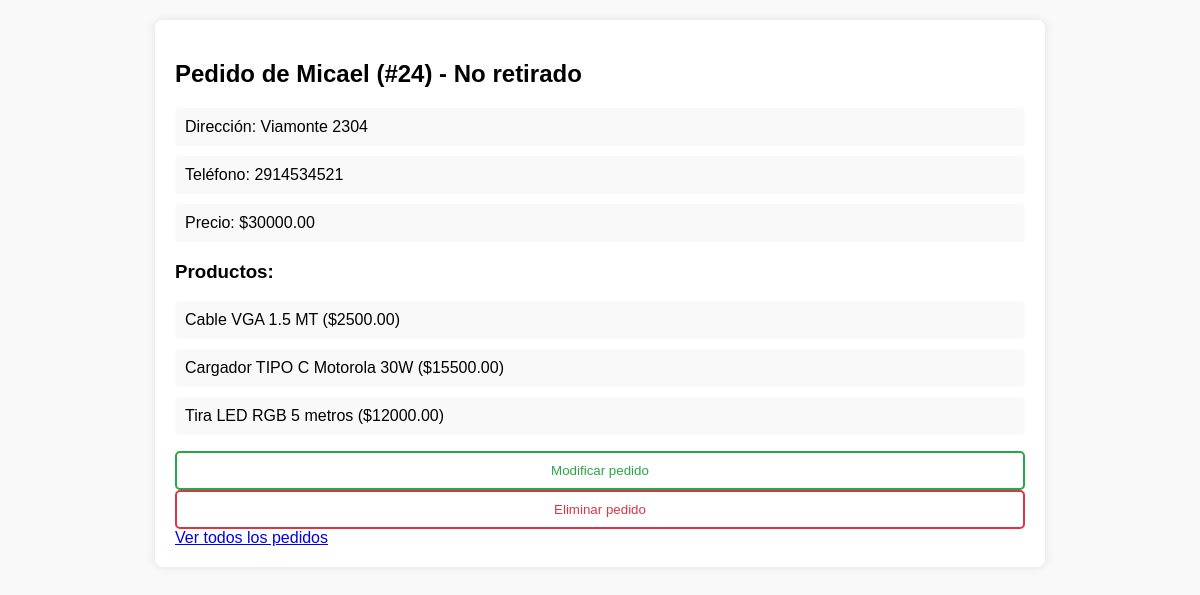
The app's page /24 (signed in) with its own data.
### pedidos/models.py (models this page shows, shortened)
class Pedido(models.Model):
    OPCIONES_DE_ESTADO = (
        ('no_retirado', 'No retirado'),
        ('en_transito', 'En tránsito'),
        ('entregado', 'Entregado'),
        ('cancelado', 'Cancelado'),
    )
    cliente = models.ForeignKey(Cliente, on_delete = models.CASCADE)
    estado = models.CharField(max_length = 24, choices = OPCIONES_DE_ESTADO, default='no_retirado')
    productos = models.ManyToManyField(Producto)
    def calcular_precio_total(self):
        return sum(producto.precio for producto in self.productos.all())
    @property
    def precio_total(self):
        return self.calcular_precio_total()

class Cliente(models.Model):
    nombre = models.CharField(max_length=100)
    telefono = models.CharField(max_length=20)
    direccion = models.CharField(max_length=255)

class Producto(models.Model):
    nombre = models.CharField(max_length=100)
    precio = models.DecimalField(max_digits=10, decimal_places=2)
    def __str__(self):
        return f"{self.nombre}"

### pedidos/views.py (the view)
# urls.py: path("<int:id_pedido>", views.pedido, name="pedido"),
def pedido(request, id_pedido):
    try:
        pedido = Pedido.objects.get(id=id_pedido)
        return render(request, "pedidos/pedido.html", {
            "pedido": pedido,
            "productos": pedido.productos.all()
        })
    except Pedido.DoesNotExist:
        return HttpResponseRedirect(reverse("index"))

### pedidos/templates/pedidos/pedido.html (shortened to what this page needs)
{% extends "pedidos/design.html" %}
{% block body %}
    <div class="contenedor-pedidos">
        <h2>Pedido de {{ pedido.cliente.nombre }} (#{{ pedido.id }}) - {{pedido.get_estado_display}}</h2>
        <ul>
            <li>Dirección: {{ pedido.cliente.direccion }}</li>
            <li>Teléfono: {{ pedido.cliente.telefono }}</li>
            <li>Precio: ${{ pedido.precio_total }}</li>
        </ul>
        <h3>Productos:</h3>
        <ul>
            {% for producto in productos %}
                <li>{{ producto }} (${{ producto.precio }})</li>
            {% empty %}
                <li>Sin productos.</li>
            {% endfor %}
        </ul>
        <div>
            <button onclick=window.location.href="{% url 'modificar_pedido' pedido.id %}" class="btn-modificar">Modificar pedido</button>
            <form method="post" action="{% url 'eliminar_pedido' pedido.id %}">
                <button type="submit" class="btn-eliminar">Eliminar pedido</button>
            </form>
            <a href="{% url 'index' %}" class="btn-volver">Ver todos los pedidos</a>
        </div>
    </div>
{% endblock %}

### pedidos/static/pedidos/estilo.css (style rules this page uses)
body { font-family: Arial, sans-serif; background-color: #f9f9f9; margin: 0; padding: 0; }
.contenedor-pedidos { max-width: 850px; margin: 20px auto; padding: 20px; background-color: #fff; border-radius: 8px; box-shadow: 0 0 10px rgba(0, 0, 0, 0.1); }
.contenedor-pedidos ul { list-style-type: none; padding: 0; }
.contenedor-pedidos li { margin-bottom: 10px; padding: 10px; background-color: #f9f9f9; border-radius: 5px; }
.btn-eliminar { display: block; width: 100%; padding: 10px; color: #dc3545; border-color: #dc3545; background-color: transparent; border: 2px solid; border-radius: 5px; cursor: pointer; transition: background-color 0.3s ease; margin-right: 10px; }
.btn-modificar { margin-right: 10px; display: block; width: 100%; padding: 10px; color: #28a745; border-color: #28a745; background-color: transparent; border: 2px solid; border-radius: 5px; cursor: pointer; transition: background-color 0.3s ease; }

### records on screen
Pedido: cliente.nombre "Micael", id "24", estado "No retirado", cliente.direccion "Viamonte 2304", cliente.telefono "2914534521", precio_total "30000.00"
Producto: nombre "Cable VGA 1.5 MT", precio "2500.00"
Producto: nombre "Cargador TIPO C Motorola 30W", precio "15500.00"
Producto: nombre "Tira LED RGB 5 metros", precio "12000.00"
